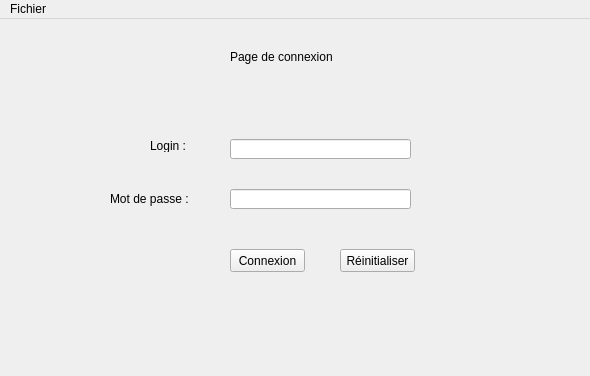
<?xml version="1.0" encoding="UTF-8"?>
<ui version="4.0">
 <class>MainWindow</class>
 <widget class="QMainWindow" name="MainWindow">
  <property name="geometry">
   <rect>
    <x>0</x>
    <y>0</y>
    <width>590</width>
    <height>376</height>
   </rect>
  </property>
  <property name="windowTitle">
   <string>Page de connexion</string>
  </property>
  <widget class="QWidget" name="centralWidget">
   <widget class="QStackedWidget" name="stackedWidget">
    <property name="geometry">
     <rect>
      <x>10</x>
      <y>20</y>
      <width>631</width>
      <height>401</height>
     </rect>
    </property>
    <property name="currentIndex">
     <number>12</number>
     <number>11</number>
    </property>
    <widget class="QWidget" name="Connexion0">
     <widget class="QPushButton" name="resetButton">
      <property name="geometry">
       <rect>
        <x>330</x>
        <y>210</y>
        <width>75</width>
        <height>23</height>
       </rect>
      </property>
      <property name="text">
       <string>Réinitialiser</string>
      </property>
     </widget>
     <widget class="QLineEdit" name="loginTB">
      <property name="geometry">
       <rect>
        <x>220</x>
        <y>100</y>
        <width>181</width>
        <height>20</height>
       </rect>
      </property>
     </widget>
     <widget class="QLabel" name="label_2">
      <property name="geometry">
       <rect>
        <x>140</x>
        <y>100</y>
        <width>47</width>
        <height>13</height>
       </rect>
      </property>
      <property name="text">
       <string>Login : </string>
      </property>
     </widget>
     <widget class="QLineEdit" name="passwordTB">
      <property name="geometry">
       <rect>
        <x>220</x>
        <y>150</y>
        <width>181</width>
        <height>20</height>
       </rect>
      </property>
      <property name="echoMode">
       <enum>QLineEdit::Password</enum>
      </property>
     </widget>
     <widget class="QPushButton" name="connectButton">
      <property name="geometry">
       <rect>
        <x>220</x>
        <y>210</y>
        <width>75</width>
        <height>23</height>
       </rect>
      </property>
      <property name="text">
       <string>Connexion</string>
      </property>
     </widget>
     <widget class="QLabel" name="label">
      <property name="geometry">
       <rect>
        <x>100</x>
        <y>150</y>
        <width>81</width>
        <height>20</height>
       </rect>
      </property>
      <property name="text">
       <string>Mot de passe : </string>
      </property>
     </widget>
     <widget class="QLabel" name="label_16">
      <property name="geometry">
       <rect>
        <x>220</x>
        <y>10</y>
        <width>141</width>
        <height>16</height>
       </rect>
      </property>
      <property name="text">
       <string>Page de connexion</string>
      </property>
     </widget>
    </widget>
    <widget class="QWidget" name="CoursInscrits1">
     <widget class="QLabel" name="label_3">
      <property name="geometry">
       <rect>
        <x>240</x>
        <y>10</y>
        <width>121</width>
        <height>16</height>
       </rect>
      </property>
      <property name="text">
       <string>Liste des cours suivis</string>
      </property>
     </widget>
     <widget class="QTableView" name="tableViewCoursInscrits">
      <property name="geometry">
       <rect>
        <x>30</x>
        <y>50</y>
        <width>521</width>
        <height>261</height>
       </rect>
      </property>
      <property name="selectionMode">
       <enum>QAbstractItemView::SingleSelection</enum>
      </property>
      <property name="selectionBehavior">
       <enum>QAbstractItemView::SelectRows</enum>
      </property>
      <property name="showGrid">
       <bool>false</bool>
      </property>
      <property name="sortingEnabled">
       <bool>true</bool>
      </property>
      <attribute name="horizontalHeaderHighlightSections">
       <bool>false</bool>
      </attribute>
      <attribute name="verticalHeaderVisible">
       <bool>false</bool>
      </attribute>
      <attribute name="verticalHeaderHighlightSections">
       <bool>false</bool>
      </attribute>
     </widget>
     <widget class="QPushButton" name="return_coursInscrits">
      <property name="geometry">
       <rect>
        <x>10</x>
        <y>10</y>
        <width>75</width>
        <height>23</height>
       </rect>
      </property>
      <property name="text">
       <string>Retour</string>
      </property>
     </widget>
    </widget>
    <widget class="QWidget" name="ProposerCours2">
     <widget class="QLabel" name="label_4">
      <property name="geometry">
       <rect>
        <x>220</x>
        <y>10</y>
        <width>111</width>
        <height>16</height>
       </rect>
      </property>
      <property name="text">
       <string>Proposer un cours</string>
      </property>
     </widget>
     <widget class="QWidget" name="formLayoutWidget">
      <property name="geometry">
       <rect>
        <x>150</x>
        <y>70</y>
        <width>251</width>
        <height>171</height>
       </rect>
      </property>
      <layout class="QFormLayout" name="formLayout">
       <item row="0" column="0">
        <widget class="QLabel" name="label_5">
         <property name="text">
          <string>Nom du cours :</string>
         </property>
        </widget>
       </item>
       <item row="0" column="1">
        <widget class="QLineEdit" name="nomCours"/>
       </item>
       <item row="1" column="0">
        <widget class="QLabel" name="label_6">
         <property name="text">
          <string>Date début :</string>
         </property>
        </widget>
       </item>
       <item row="1" column="1">
        <widget class="QDateTimeEdit" name="dateDebut">
         <property name="minimumDateTime">
          <datetime>
           <hour>0</hour>
           <minute>0</minute>
           <second>0</second>
           <year>2017</year>
           <month>12</month>
           <day>14</day>
          </datetime>
         </property>
         <property name="calendarPopup">
          <bool>true</bool>
         </property>
        </widget>
       </item>
       <item row="2" column="0">
        <widget class="QLabel" name="label_7">
         <property name="text">
          <string>Date fin :</string>
         </property>
        </widget>
       </item>
       <item row="2" column="1">
        <widget class="QDateTimeEdit" name="dateFin">
         <property name="minimumDateTime">
          <datetime>
           <hour>0</hour>
           <minute>0</minute>
           <second>0</second>
           <year>2017</year>
           <month>12</month>
           <day>14</day>
          </datetime>
         </property>
         <property name="calendarPopup">
          <bool>true</bool>
         </property>
        </widget>
       </item>
       <item row="3" column="0">
        <widget class="QLabel" name="label_8">
         <property name="text">
          <string>Domaine :</string>
         </property>
        </widget>
       </item>
       <item row="3" column="1">
        <widget class="QComboBox" name="comboBoxDomaine"/>
       </item>
       <item row="4" column="0">
        <widget class="QLabel" name="label_9">
         <property name="text">
          <string>Nombre de places :</string>
         </property>
        </widget>
       </item>
       <item row="4" column="1">
        <widget class="QLineEdit" name="nbPlaces"/>
       </item>
      </layout>
     </widget>
     <widget class="QPushButton" name="proposerCours">
      <property name="geometry">
       <rect>
        <x>100</x>
        <y>290</y>
        <width>75</width>
        <height>23</height>
       </rect>
      </property>
      <property name="text">
       <string>Valider</string>
      </property>
     </widget>
     <widget class="QPushButton" name="reset">
      <property name="geometry">
       <rect>
        <x>370</x>
        <y>290</y>
        <width>75</width>
        <height>23</height>
       </rect>
      </property>
      <property name="text">
       <string>Réinitialiser</string>
      </property>
     </widget>
     <widget class="QPushButton" name="return_proposerCours">
      <property name="geometry">
       <rect>
        <x>10</x>
        <y>10</y>
        <width>75</width>
        <height>23</height>
       </rect>
      </property>
      <property name="text">
       <string>Retour</string>
      </property>
     </widget>
    </widget>
    <widget class="QWidget" name="CoursDisponibles3">
     <widget class="QLabel" name="label_11">
      <property name="geometry">
       <rect>
        <x>200</x>
        <y>10</y>
        <width>131</width>
        <height>16</height>
       </rect>
      </property>
      <property name="text">
       <string>Liste des cours disponibles</string>
      </property>
     </widget>
     <widget class="QTableView" name="tableViewCoursDispo">
      <property name="geometry">
       <rect>
        <x>30</x>
        <y>50</y>
        <width>521</width>
        <height>251</height>
       </rect>
      </property>
      <property name="selectionMode">
       <enum>QAbstractItemView::SingleSelection</enum>
      </property>
      <property name="selectionBehavior">
       <enum>QAbstractItemView::SelectRows</enum>
      </property>
      <property name="showGrid">
       <bool>false</bool>
      </property>
      <property name="sortingEnabled">
       <bool>true</bool>
      </property>
      <attribute name="horizontalHeaderHighlightSections">
       <bool>false</bool>
      </attribute>
      <attribute name="verticalHeaderVisible">
       <bool>false</bool>
      </attribute>
      <attribute name="verticalHeaderHighlightSections">
       <bool>false</bool>
      </attribute>
     </widget>
     <widget class="QPushButton" name="return_coursDisponibles">
      <property name="geometry">
       <rect>
        <x>10</x>
        <y>10</y>
        <width>75</width>
        <height>23</height>
       </rect>
      </property>
      <property name="text">
       <string>Retour</string>
      </property>
     </widget>
    </widget>
    <widget class="QWidget" name="AjouterRessource4">
     <widget class="QLabel" name="label_12">
      <property name="geometry">
       <rect>
        <x>220</x>
        <y>10</y>
        <width>121</width>
        <height>16</height>
       </rect>
      </property>
      <property name="text">
       <string>Ajouter une ressource</string>
      </property>
     </widget>
     <widget class="QWidget" name="formLayoutWidget_2">
      <property name="geometry">
       <rect>
        <x>140</x>
        <y>100</y>
        <width>261</width>
        <height>171</height>
       </rect>
      </property>
      <layout class="QFormLayout" name="formLayout_2">
       <property name="bottomMargin">
        <number>6</number>
       </property>
       <item row="0" column="0">
        <widget class="QLabel" name="label_13">
         <property name="text">
          <string>Type de ressource : </string>
         </property>
        </widget>
       </item>
       <item row="0" column="1">
        <widget class="QComboBox" name="comboBoxTypeRessource"/>
       </item>
       <item row="2" column="1">
        <widget class="QToolButton" name="toolButtonChooser">
         <property name="text">
          <string>...</string>
         </property>
        </widget>
       </item>
       <item row="2" column="0">
        <widget class="QLabel" name="label_14">
         <property name="text">
          <string>Choisir fichier : </string>
         </property>
        </widget>
       </item>
       <item row="3" column="1">
        <widget class="QLabel" name="nomFichier">
         <property name="enabled">
          <bool>true</bool>
         </property>
         <property name="text">
          <string>...</string>
         </property>
        </widget>
       </item>
      </layout>
     </widget>
     <widget class="QPushButton" name="buttonAdd">
      <property name="geometry">
       <rect>
        <x>140</x>
        <y>270</y>
        <width>75</width>
        <height>23</height>
       </rect>
      </property>
      <property name="text">
       <string>Ajouter</string>
      </property>
     </widget>
     <widget class="QPushButton" name="buttonReset">
      <property name="geometry">
       <rect>
        <x>330</x>
        <y>270</y>
        <width>75</width>
        <height>23</height>
       </rect>
      </property>
      <property name="text">
       <string>Réinitialiser</string>
      </property>
     </widget>
    </widget>
    <widget class="QWidget" name="CoursAttenteDeValidation5">
     <widget class="QTableView" name="tableViewCoursEnAttente">
      <property name="geometry">
       <rect>
        <x>60</x>
        <y>60</y>
        <width>471</width>
        <height>251</height>
       </rect>
      </property>
      <property name="selectionMode">
       <enum>QAbstractItemView::SingleSelection</enum>
      </property>
      <property name="selectionBehavior">
       <enum>QAbstractItemView::SelectRows</enum>
      </property>
      <property name="showGrid">
       <bool>false</bool>
      </property>
      <property name="sortingEnabled">
       <bool>true</bool>
      </property>
      <attribute name="horizontalHeaderHighlightSections">
       <bool>false</bool>
      </attribute>
      <attribute name="verticalHeaderVisible">
       <bool>false</bool>
      </attribute>
      <attribute name="verticalHeaderHighlightSections">
       <bool>false</bool>
      </attribute>
     </widget>
     <widget class="QLabel" name="label_15">
      <property name="geometry">
       <rect>
        <x>190</x>
        <y>30</y>
        <width>191</width>
        <height>16</height>
       </rect>
      </property>
      <property name="text">
       <string>Liste des cours en attente de validation</string>
      </property>
     </widget>
     <widget class="QPushButton" name="return_coursAttenteDeValidation">
      <property name="geometry">
       <rect>
        <x>10</x>
        <y>10</y>
        <width>75</width>
        <height>23</height>
       </rect>
      </property>
      <property name="text">
       <string>Retour</string>
      </property>
     </widget>
    </widget>
    <widget class="QWidget" name="AfficherCoursEtudiant6">
     <widget class="QLabel" name="label_17">
      <property name="geometry">
       <rect>
        <x>260</x>
        <y>0</y>
        <width>47</width>
        <height>13</height>
       </rect>
      </property>
      <property name="text">
       <string>Cours : </string>
      </property>
     </widget>
     <widget class="QWidget" name="formLayoutWidget_3">
      <property name="geometry">
       <rect>
        <x>130</x>
        <y>40</y>
        <width>291</width>
        <height>201</height>
       </rect>
      </property>
      <layout class="QFormLayout" name="formLayout_3">
       <item row="0" column="0">
        <widget class="QLabel" name="nomCours_2">
         <property name="text">
          <string>Nom : </string>
         </property>
        </widget>
       </item>
       <item row="0" column="1">
        <widget class="QLabel" name="nom">
         <property name="text">
          <string>nom</string>
         </property>
        </widget>
       </item>
       <item row="1" column="0">
        <widget class="QLabel" name="label_18">
         <property name="text">
          <string>Enseignant : </string>
         </property>
        </widget>
       </item>
       <item row="1" column="1">
        <widget class="QLabel" name="enseignant">
         <property name="text">
          <string>enseign</string>
         </property>
        </widget>
       </item>
       <item row="2" column="0">
        <widget class="QLabel" name="label_19">
         <property name="text">
          <string>Domaine :</string>
         </property>
        </widget>
       </item>
       <item row="2" column="1">
        <widget class="QLabel" name="domaine">
         <property name="text">
          <string>dom</string>
         </property>
        </widget>
       </item>
       <item row="3" column="0">
        <widget class="QLabel" name="label_20">
         <property name="text">
          <string>Date fin :</string>
         </property>
        </widget>
       </item>
       <item row="3" column="1">
        <widget class="QDateTimeEdit" name="dateTimeEdit">
         <property name="enabled">
          <bool>false</bool>
         </property>
        </widget>
       </item>
       <item row="4" column="0">
        <widget class="QLabel" name="label_21">
         <property name="text">
          <string>Places restantes :</string>
         </property>
        </widget>
       </item>
       <item row="4" column="1">
        <widget class="QProgressBar" name="progressBar">
         <property name="enabled">
          <bool>true</bool>
         </property>
         <property name="maximum">
          <number>100</number>
         </property>
         <property name="value">
          <number>12</number>
         </property>
        </widget>
       </item>
      </layout>
     </widget>
     <widget class="QPushButton" name="desinscrire">
      <property name="geometry">
       <rect>
        <x>230</x>
        <y>280</y>
        <width>75</width>
        <height>23</height>
       </rect>
      </property>
      <property name="text">
       <string>Se désinscrire</string>
      </property>
     </widget>
     <widget class="QPushButton" name="return_CoursSelectionEtudiant">
      <property name="geometry">
       <rect>
        <x>20</x>
        <y>10</y>
        <width>75</width>
        <height>23</height>
       </rect>
      </property>
      <property name="text">
       <string>Retour</string>
      </property>
     </widget>
    </widget>
    <widget class="QWidget" name="AccueilEtudiant7">
     <widget class="QLabel" name="helloEtudiant">
      <property name="geometry">
       <rect>
        <x>230</x>
        <y>0</y>
        <width>161</width>
        <height>41</height>
       </rect>
      </property>
      <property name="text">
       <string>Bonjour</string>
      </property>
     </widget>
     <widget class="QPushButton" name="coursDispo">
      <property name="geometry">
       <rect>
        <x>350</x>
        <y>110</y>
        <width>171</width>
        <height>111</height>
       </rect>
      </property>
      <property name="text">
       <string>Afficher les cours disponibles</string>
      </property>
     </widget>
     <widget class="QPushButton" name="coursSuivis">
      <property name="geometry">
       <rect>
        <x>50</x>
        <y>110</y>
        <width>171</width>
        <height>111</height>
       </rect>
      </property>
      <property name="text">
       <string>Consulter mes cours</string>
      </property>
     </widget>
    </widget>
    <widget class="QWidget" name="AccueilProf8">
     <widget class="QLabel" name="helloProf">
      <property name="geometry">
       <rect>
        <x>240</x>
        <y>40</y>
        <width>151</width>
        <height>16</height>
       </rect>
      </property>
      <property name="text">
       <string>Bonjour</string>
      </property>
     </widget>
     <widget class="QPushButton" name="listeCours">
      <property name="geometry">
       <rect>
        <x>60</x>
        <y>140</y>
        <width>191</width>
        <height>121</height>
       </rect>
      </property>
      <property name="text">
       <string>Afficher la liste de vos cours</string>
      </property>
     </widget>
     <widget class="QPushButton" name="proposeCours">
      <property name="geometry">
       <rect>
        <x>320</x>
        <y>140</y>
        <width>191</width>
        <height>121</height>
       </rect>
      </property>
      <property name="text">
       <string>Proposer un cours</string>
      </property>
     </widget>
    </widget>
    <widget class="QWidget" name="AccueilAdministrateur9">
     <widget class="QLabel" name="helloAdmin">
      <property name="geometry">
       <rect>
        <x>220</x>
        <y>20</y>
        <width>151</width>
        <height>16</height>
       </rect>
      </property>
      <property name="text">
       <string>Bonjour</string>
      </property>
     </widget>
     <widget class="QPushButton" name="coursAttente">
      <property name="geometry">
       <rect>
        <x>170</x>
        <y>110</y>
        <width>241</width>
        <height>111</height>
       </rect>
      </property>
      <property name="text">
       <string>Liste des cours en attente de validation</string>
      </property>
     </widget>
    </widget>
    <widget class="QWidget" name="CoursProf10">
     <widget class="QLabel" name="label_23">
      <property name="geometry">
       <rect>
        <x>240</x>
        <y>30</y>
        <width>101</width>
        <height>16</height>
       </rect>
      </property>
      <property name="text">
       <string>Liste de vos cours</string>
      </property>
     </widget>
     <widget class="QTableView" name="tableViewCoursProf">
      <property name="geometry">
       <rect>
        <x>30</x>
        <y>70</y>
        <width>521</width>
        <height>251</height>
       </rect>
      </property>
      <property name="sizeAdjustPolicy">
       <enum>QAbstractScrollArea::AdjustIgnored</enum>
      </property>
      <property name="tabKeyNavigation">
       <bool>true</bool>
      </property>
      <property name="showDropIndicator" stdset="0">
       <bool>true</bool>
      </property>
      <property name="selectionMode">
       <enum>QAbstractItemView::SingleSelection</enum>
      </property>
      <property name="selectionBehavior">
       <enum>QAbstractItemView::SelectRows</enum>
      </property>
      <property name="showGrid">
       <bool>false</bool>
      </property>
      <property name="gridStyle">
       <enum>Qt::SolidLine</enum>
      </property>
      <property name="sortingEnabled">
       <bool>true</bool>
      </property>
      <attribute name="horizontalHeaderHighlightSections">
       <bool>false</bool>
      </attribute>
      <attribute name="verticalHeaderVisible">
       <bool>false</bool>
      </attribute>
      <attribute name="verticalHeaderHighlightSections">
       <bool>false</bool>
      </attribute>
     </widget>
     <widget class="QPushButton" name="return_coursProf">
      <property name="geometry">
       <rect>
        <x>10</x>
        <y>10</y>
        <width>75</width>
        <height>23</height>
       </rect>
      </property>
      <property name="text">
       <string>Retour</string>
      </property>
     </widget>
    </widget>
    <widget class="QWidget" name="viewRessourceCoursProf11">
     <widget class="QTableView" name="tableViewRessourcesProf">
      <property name="geometry">
       <rect>
        <x>30</x>
        <y>70</y>
        <width>521</width>
        <height>251</height>
       </rect>
      </property>
      <property name="sizeAdjustPolicy">
       <enum>QAbstractScrollArea::AdjustIgnored</enum>
      </property>
      <property name="tabKeyNavigation">
       <bool>true</bool>
      </property>
      <property name="showDropIndicator" stdset="0">
       <bool>true</bool>
      </property>
      <property name="selectionMode">
       <enum>QAbstractItemView::SingleSelection</enum>
      </property>
      <property name="selectionBehavior">
       <enum>QAbstractItemView::SelectRows</enum>
      </property>
      <property name="showGrid">
       <bool>false</bool>
      </property>
      <property name="gridStyle">
       <enum>Qt::SolidLine</enum>
      </property>
      <property name="sortingEnabled">
       <bool>true</bool>
      </property>
      <attribute name="horizontalHeaderHighlightSections">
       <bool>false</bool>
      </attribute>
      <attribute name="verticalHeaderVisible">
       <bool>false</bool>
      </attribute>
      <attribute name="verticalHeaderHighlightSections">
       <bool>false</bool>
      </attribute>
     </widget>
     <widget class="QLabel" name="label_24">
      <property name="geometry">
       <rect>
        <x>90</x>
        <y>30</y>
        <width>401</width>
        <height>20</height>
       </rect>
      </property>
      <property name="text">
       <string>Liste des ressources du cours</string>
      </property>
      <property name="alignment">
       <set>Qt::AlignCenter</set>
      </property>
     </widget>
     <widget class="QPushButton" name="return_viewRessourceProf">
      <property name="geometry">
       <rect>
        <x>10</x>
        <y>10</y>
        <width>75</width>
        <height>23</height>
       </rect>
      </property>
      <property name="text">
       <string>Retour</string>
      </property>
     </widget>
     <widget class="QPushButton" name="buttonAddRessource">
      <property name="geometry">
       <rect>
        <x>480</x>
        <y>10</y>
        <width>75</width>
        <height>23</height>
       </rect>
      </property>
      <property name="text">
       <string>Ajouter...</string>
      </property>
     </widget>
    </widget>
    <widget class="QWidget" name="TypeRessource12">
     <widget class="QWidget" name="formLayoutWidget_4">
      <property name="geometry">
       <rect>
        <x>120</x>
        <y>90</y>
        <width>281</width>
        <height>151</height>
       </rect>
      </property>
      <layout class="QFormLayout" name="formLayout_4">
       <item row="1" column="0">
        <widget class="QLabel" name="label_22">
         <property name="text">
          <string>Type de ressource : </string>
         </property>
        </widget>
       </item>
       <item row="1" column="1">
        <widget class="QComboBox" name="comboBoxTypeRessource_2"/>
       </item>
       <item row="2" column="0">
        <widget class="QLabel" name="label_26">
         <property name="text">
          <string>Date début :</string>
         </property>
        </widget>
       </item>
       <item row="4" column="0">
        <widget class="QLabel" name="label_25">
         <property name="text">
          <string>Date fin :</string>
         </property>
        </widget>
       </item>
       <item row="2" column="1">
        <widget class="QDateTimeEdit" name="dateDebut_2">
         <property name="minimumDateTime">
          <datetime>
           <hour>0</hour>
           <minute>0</minute>
           <second>0</second>
           <year>2017</year>
           <month>12</month>
           <day>14</day>
          </datetime>
         </property>
         <property name="calendarPopup">
          <bool>true</bool>
         </property>
        </widget>
       </item>
       <item row="4" column="1">
        <widget class="QDateTimeEdit" name="dateFin_2">
         <property name="minimumDateTime">
          <datetime>
           <hour>0</hour>
           <minute>0</minute>
           <second>0</second>
           <year>2017</year>
           <month>12</month>
           <day>14</day>
          </datetime>
         </property>
         <property name="calendarPopup">
          <bool>true</bool>
         </property>
        </widget>
       </item>
       <item row="5" column="1">
        <widget class="QLineEdit" name="lineEditTitreRessource"/>
       </item>
       <item row="6" column="1">
        <widget class="QLineEdit" name="lineEditDescriptionRessource"/>
       </item>
       <item row="5" column="0">
        <widget class="QLabel" name="label_27">
         <property name="text">
          <string>Titre :</string>
         </property>
        </widget>
       </item>
       <item row="6" column="0">
        <widget class="QLabel" name="label_28">
         <property name="text">
          <string>Description :</string>
         </property>
        </widget>
       </item>
      </layout>
     </widget>
     <widget class="QPushButton" name="pushButton">
      <property name="geometry">
       <rect>
        <x>330</x>
        <y>240</y>
        <width>75</width>
        <height>23</height>
       </rect>
      </property>
      <property name="text">
       <string>Réinitialiser</string>
      </property>
     </widget>
     <widget class="QPushButton" name="pushButton_2">
      <property name="geometry">
       <rect>
        <x>120</x>
        <y>240</y>
        <width>75</width>
        <height>23</height>
       </rect>
      </property>
      <property name="text">
       <string>Valider</string>
      </property>
     </widget>
    </widget>
    <widget class="QWidget" name="AjoutTexte13">
     <widget class="QPlainTextEdit" name="textRessource">
      <property name="geometry">
       <rect>
        <x>50</x>
        <y>20</y>
        <width>451</width>
        <height>251</height>
       </rect>
      </property>
      <property name="backgroundVisible">
       <bool>false</bool>
      </property>
     </widget>
     <widget class="QLabel" name="label_10">
      <property name="geometry">
       <rect>
        <x>50</x>
        <y>0</y>
        <width>281</width>
        <height>16</height>
       </rect>
      </property>
      <property name="text">
       <string>Saisissez votre texte ici :</string>
      </property>
     </widget>
     <widget class="QPushButton" name="pushResetText">
      <property name="geometry">
       <rect>
        <x>430</x>
        <y>290</y>
        <width>75</width>
        <height>23</height>
       </rect>
      </property>
      <property name="text">
       <string>Réinitialiser</string>
      </property>
     </widget>
     <widget class="QPushButton" name="pushButtonAddText">
      <property name="geometry">
       <rect>
        <x>50</x>
        <y>290</y>
        <width>75</width>
        <height>23</height>
       </rect>
      </property>
      <property name="text">
       <string>Ajouter</string>
      </property>
     </widget>
    </widget>
    <widget class="QWidget" name="AjoutFichier14"/>
    <widget class="QWidget" name="AjoutDevoir15"/>
   </widget>
  </widget>
  <widget class="QMenuBar" name="menuBar">
   <property name="geometry">
    <rect>
     <x>0</x>
     <y>0</y>
     <width>590</width>
     <height>21</height>
    </rect>
   </property>
   <widget class="QMenu" name="menuFichier">
    <property name="title">
     <string>Fichier</string>
    </property>
    <addaction name="actionSe_d_connecter"/>
   </widget>
   <addaction name="menuFichier"/>
  </widget>
  <action name="actionSe_d_connecter">
   <property name="text">
    <string>Se déconnecter</string>
   </property>
  </action>
 </widget>
 <layoutdefault spacing="6" margin="11"/>
 <tabstops>
  <tabstop>loginTB</tabstop>
  <tabstop>passwordTB</tabstop>
  <tabstop>connectButton</tabstop>
  <tabstop>resetButton</tabstop>
  <tabstop>tableViewCoursInscrits</tabstop>
  <tabstop>return_coursInscrits</tabstop>
  <tabstop>nomCours</tabstop>
  <tabstop>dateDebut</tabstop>
  <tabstop>dateFin</tabstop>
  <tabstop>comboBoxDomaine</tabstop>
  <tabstop>nbPlaces</tabstop>
  <tabstop>proposerCours</tabstop>
  <tabstop>reset</tabstop>
  <tabstop>return_proposerCours</tabstop>
  <tabstop>tableViewCoursDispo</tabstop>
  <tabstop>return_coursDisponibles</tabstop>
  <tabstop>comboBoxTypeRessource</tabstop>
  <tabstop>toolButtonChooser</tabstop>
  <tabstop>tableViewCoursEnAttente</tabstop>
  <tabstop>return_coursAttenteDeValidation</tabstop>
  <tabstop>dateTimeEdit</tabstop>
  <tabstop>desinscrire</tabstop>
  <tabstop>coursDispo</tabstop>
  <tabstop>coursSuivis</tabstop>
  <tabstop>listeCours</tabstop>
  <tabstop>proposeCours</tabstop>
  <tabstop>coursAttente</tabstop>
  <tabstop>tableViewCoursProf</tabstop>
  <tabstop>return_coursProf</tabstop>
 </tabstops>
 <resources/>
 <connections/>
</ui>
